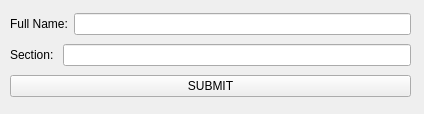
<?xml version="1.0" encoding="UTF-8"?>
<ui version="4.0">
 <class>Widget</class>
 <widget class="QWidget" name="Widget">
  <property name="geometry">
   <rect>
    <x>0</x>
    <y>0</y>
    <width>424</width>
    <height>114</height>
   </rect>
  </property>
  <property name="windowTitle">
   <string>Form</string>
  </property>
  <widget class="QWidget" name="">
   <property name="geometry">
    <rect>
     <x>10</x>
     <y>10</y>
     <width>401</width>
     <height>91</height>
    </rect>
   </property>
   <layout class="QVBoxLayout" name="verticalLayout">
    <item>
     <layout class="QHBoxLayout" name="horizontalLayout">
      <item>
       <widget class="QLabel" name="label">
        <property name="text">
         <string>Full Name:</string>
        </property>
       </widget>
      </item>
      <item>
       <widget class="QLineEdit" name="full_name_line_edit"/>
      </item>
     </layout>
    </item>
    <item>
     <layout class="QHBoxLayout" name="horizontalLayout_2">
      <item>
       <widget class="QLabel" name="label_2">
        <property name="text">
         <string>Section: </string>
        </property>
       </widget>
      </item>
      <item>
       <widget class="QLineEdit" name="section_line_edit"/>
      </item>
     </layout>
    </item>
    <item>
     <widget class="QPushButton" name="submit_button">
      <property name="text">
       <string>SUBMIT</string>
      </property>
     </widget>
    </item>
   </layout>
  </widget>
 </widget>
 <resources/>
 <connections/>
</ui>
